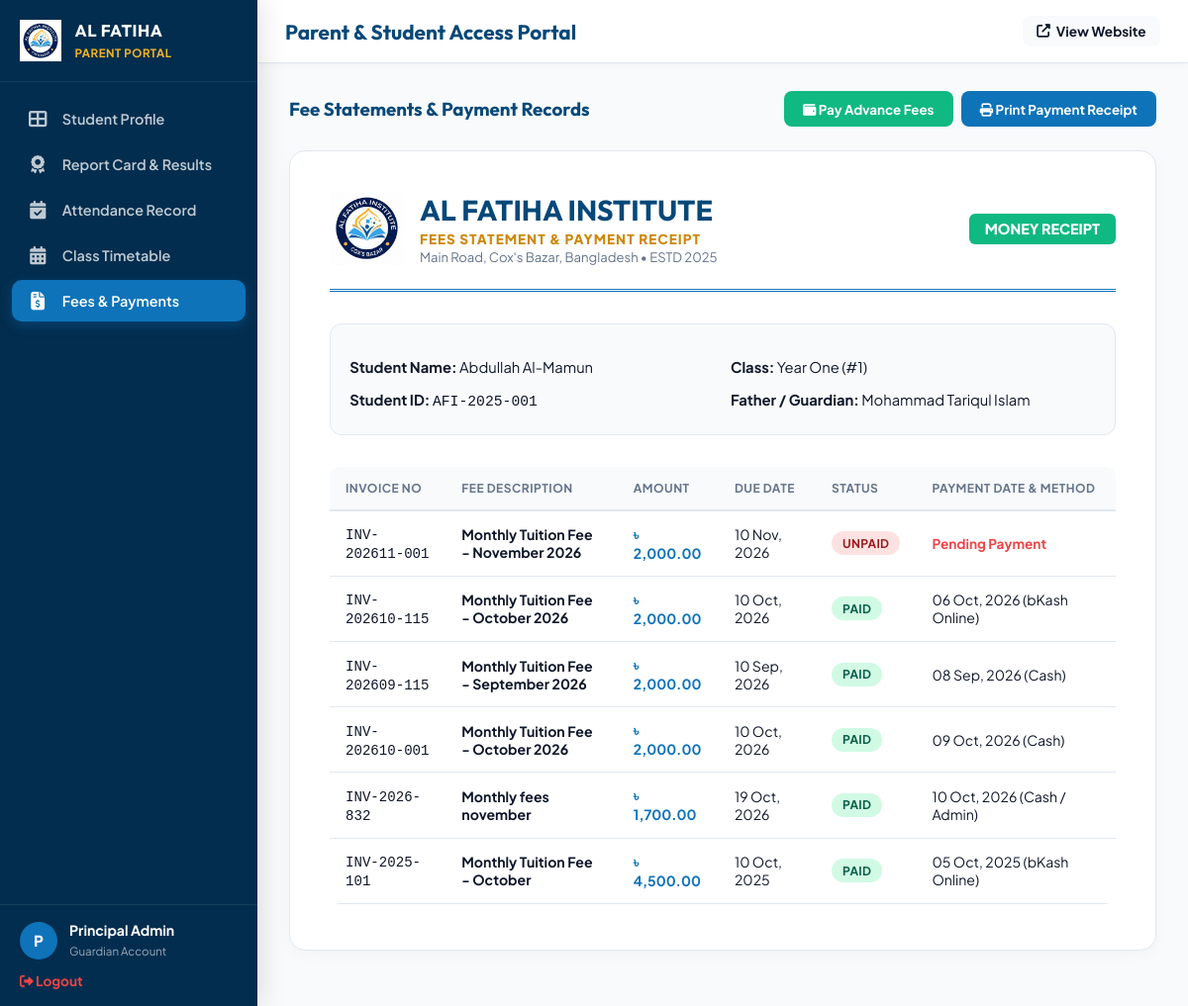
Before: /portal/fees.php (signed in) with the older database file.
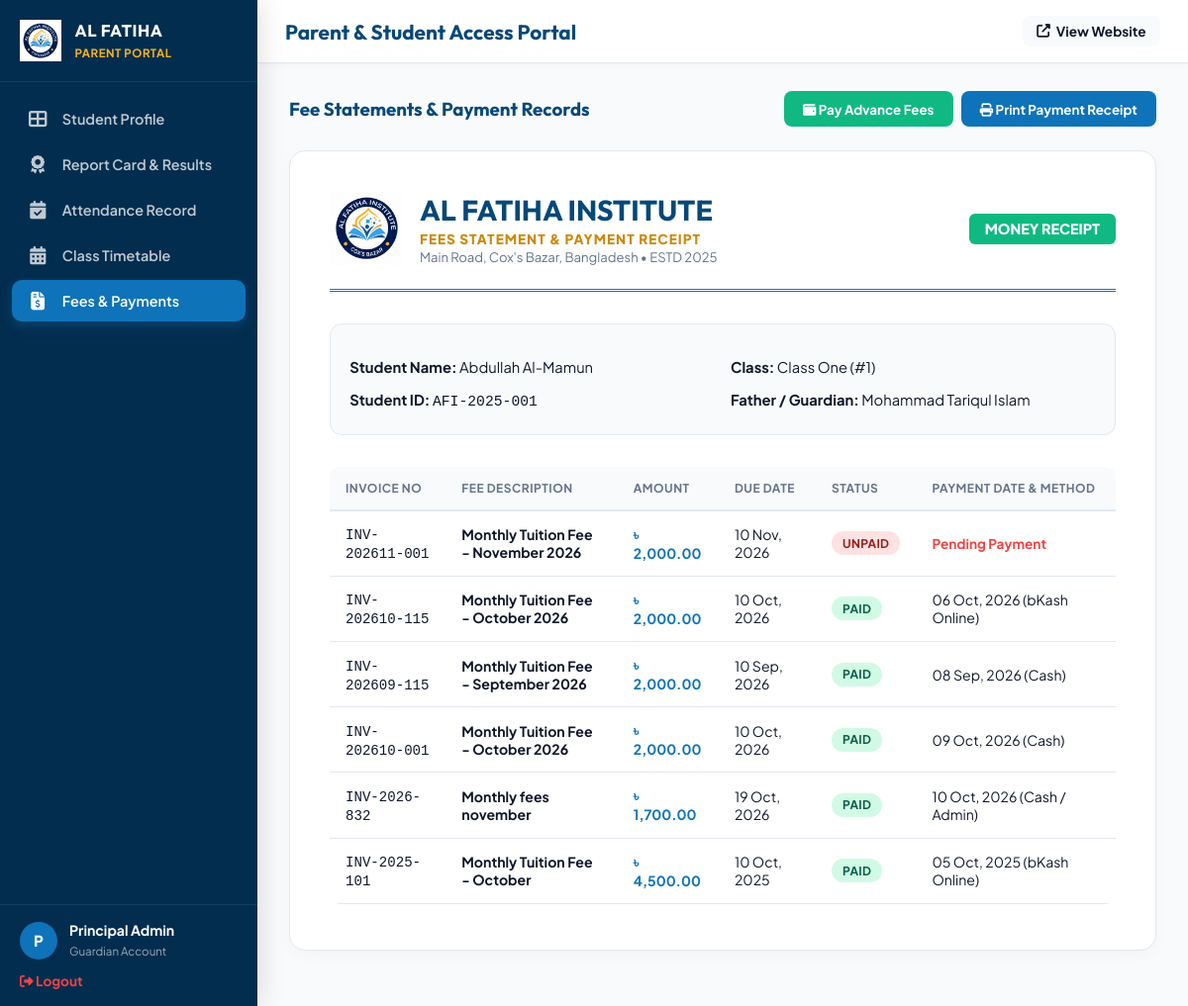
After: the same page with the newer database file.
### tables this page shows
CREATE TABLE `students` (
  `id` int(11) NOT NULL AUTO_INCREMENT,
  `student_id` varchar(20) NOT NULL,
  `first_name` varchar(50) NOT NULL,
  `last_name` varchar(50) NOT NULL,
  `gender` enum('Male','Female') NOT NULL,
  `dob` date NOT NULL,
  `class_id` int(11) NOT NULL,
  `roll_no` int(11) NOT NULL,
  `parent_user_id` int(11) DEFAULT NULL,
  `father_name` varchar(100) NOT NULL,
  `mother_name` varchar(100) NOT NULL,
  `phone` varchar(20) NOT NULL,
  `address` text NOT NULL,
  `status` enum('Active','Graduated','Suspended') DEFAULT 'Active',
  `admission_date` date DEFAULT NULL,
  `blood_group` varchar(10) DEFAULT NULL,
  `religion` varchar(50) DEFAULT 'Islam',
  `nationality` varchar(50) DEFAULT 'Bangladeshi',
  `birth_reg_no` varchar(100) DEFAULT NULL,
  `permanent_address` text DEFAULT NULL,
  `father_occupation` varchar(100) DEFAULT NULL,
  `father_phone` varchar(40) DEFAULT NULL,
  `father_nid` varchar(100) DEFAULT NULL,
  `mother_occupation` varchar(100) DEFAULT NULL,
  `mother_phone` varchar(40) DEFAULT NULL,
  `emergency_contact_name` varchar(100) DEFAULT NULL,
  `emergency_contact_phone` varchar(40) DEFAULT NULL,
  `emergency_contact_relation` varchar(50) DEFAULT NULL,
  `previous_school` varchar(150) DEFAULT NULL,
  `medical_notes` text DEFAULT NULL,
  `admission_session` varchar(20) DEFAULT '2027',
  PRIMARY KEY (`id`),
  UNIQUE KEY `student_id` (`student_id`),
  KEY `class_id` (`class_id`),
  CONSTRAINT `students_ibfk_1` FOREIGN KEY (`class_id`) REFERENCES `classes` (`id`) ON DELETE CASCADE
);

CREATE TABLE `classes` (
  `id` int(11) NOT NULL AUTO_INCREMENT,
  `class_name` varchar(50) NOT NULL,
  `age_group` varchar(50) NOT NULL,
  `section` varchar(10) DEFAULT 'A',
  `room_no` varchar(20) DEFAULT '101',
  `tuition_fee` decimal(10,2) NOT NULL DEFAULT 3500.00,
  `admission_fee` decimal(10,2) NOT NULL DEFAULT 8000.00,
  `book_kit_fee` decimal(10,2) NOT NULL DEFAULT 3500.00,
  `primary_teacher_id` int(11) DEFAULT NULL,
  `backup_teacher_id` int(11) DEFAULT NULL,
  PRIMARY KEY (`id`)
);

### portal/fees.php (the view, shortened to what the changed rows need)
<?php
require_once __DIR__ . '/layout.php';
$db = get_db_connection();
$user_id = get_current_user_id();
$stStmt = $db->prepare("SELECT s.*, c.class_name FROM students s JOIN classes c ON s.class_id = c.id WHERE s.parent_user_id = ? LIMIT 1");
$stStmt->execute([$user_id]);
$student = $stStmt->fetch();
if (!$student) {
    $student = $db->query("SELECT s.*, c.class_name FROM students s JOIN classes c ON s.class_id = c.id WHERE s.id = 1")->fetch();
}
?>
<div class="card-box" style="padding: 2.5rem; background: #ffffff;">
  <div style="display: flex; align-items: center; justify-content: space-between; border-bottom: 3px double var(--admin-primary); padding-bottom: 1.5rem; margin-bottom: 2rem;">
    <div style="display: flex; align-items: center; gap: 1rem;">
      <div>
        <h2 style="font-family: 'Outfit', sans-serif; color: var(--admin-primary-dark); margin: 0; font-size: 1.8rem;">AL FATIHA INSTITUTE</h2>
      </div>
    </div>
  </div>
  <div style="background: #f8fafc; border: 1px solid var(--admin-border); border-radius: 12px; padding: 1.2rem; margin-bottom: 2rem; display: grid; grid-template-columns: 1fr 1fr; gap: 1rem; font-size: 0.92rem;">
    <div>
      <p style="margin-bottom: 0.4rem;"><strong>Student Name:</strong> <?= htmlspecialchars($student['first_name'] . ' ' . $student['last_name']) ?></p>
      <p style="margin-bottom: 0.4rem;"><strong>Student ID:</strong> <code><?= htmlspecialchars($student['student_id']) ?></code></p>
    </div>
    <div>
      <p style="margin-bottom: 0.4rem;"><strong>Class:</strong> <?= htmlspecialchars($student['class_name']) ?> (#<?= $student['roll_no'] ?>)</p>
      <p style="margin-bottom: 0.4rem;"><strong>Father / Guardian:</strong> <?= htmlspecialchars($student['father_name']) ?></p>
    </div>
  </div>
  <div class="table-responsive">
    <table class="data-table">
      <thead>
        <tr>
          <th>Invoice No</th>
          <th>Fee Description</th>
          <th>Amount</th>
          <th>Due Date</th>
          <th>Status</th>
          <th>Payment Date & Method</th>
        </tr>
      </thead>
    </table>
  </div>
</div>
<?php require_once __DIR__ . '/../admin/layout_footer.php'; ?>

Changed rows visible on the page:
changed through a linked row, students "Abdullah Al-Mamun": class.class_name "Year One" → "Class One"
